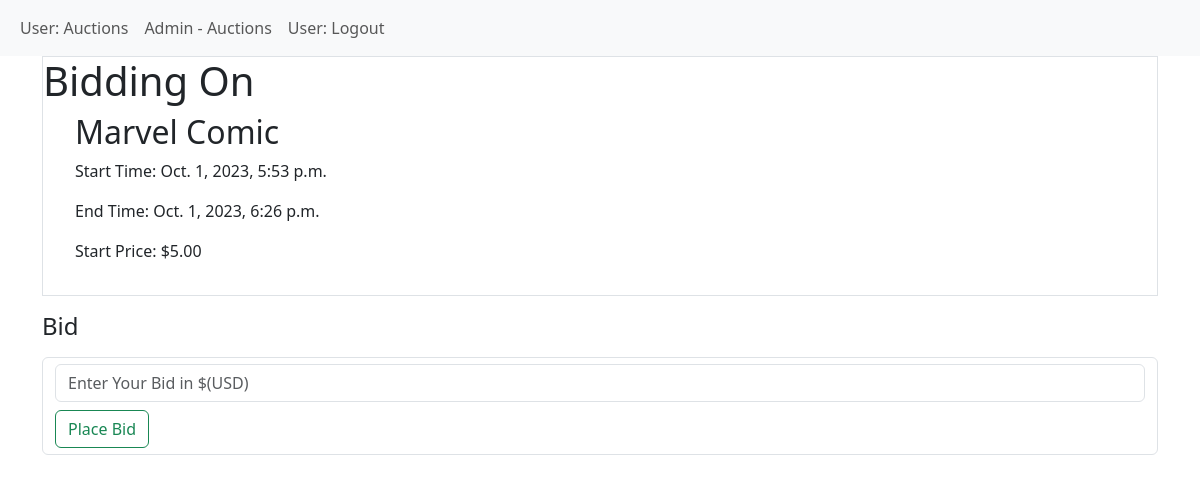
The app's page /auction/place_bid/2 (signed in) with its own data.
### auction/models.py (models this page shows, shortened)
class Auction(models.Model):
    start_time = models.DateTimeField()
    end_time = models.DateTimeField()
    start_price = models.DecimalField(max_digits=10, decimal_places=2)
    item_name = models.CharField(max_length=255)
    user = models.ForeignKey(User, on_delete=models.CASCADE, related_name='auctions_created')
    winner = models.ForeignKey(User, on_delete=models.SET_NULL, null=True, blank=True, related_name='auctions_won')
    is_active = models.BooleanField(default=True)

### auction/views.py (the view, shortened to what this page needs)
# urls.py: path('place_bid/<int:item_id>', views.place_bid, name='place_bid'),
def place_bid(request, item_id):
    item = Auction.objects.get(pk=item_id)
    return render(request, 'auction/placebid.html', {'item': item})

### auction/templates/auction/placebid.html (shortened to what this page needs)
{% extends "base.html" %}
{% block content %}
<div class="border mb-3">
    <h1>Bidding On</h1>
    <ul>
        <li class="list-group">
            <h2>{{ item.item_name }}</h2>
            <p>Start Time: {{ item.start_time }}</p>
            <p>End Time: {{ item.end_time }}</p>
            <p>Start Price: ${{ item.start_price }}</p>
        </li>
    </ul>
</div>
<div class="">
    <h4 class="mb-3">Bid</h4>
    <div>
        <form class="form-control" action="" method="POST">
            <input class="form-control mb-2" type="number" name="bid_amount" placeholder="Enter Your Bid in $(USD)">
            <input class="btn btn-outline-success" type="submit" value="Place Bid">
        </form>
    </div>
</div>
{% endblock %}

### records on screen
Auction: item_name "Marvel Comic", start_time "Oct. 1, 2023, 5:53 p.m.", end_time "Oct. 1, 2023, 6:26 p.m.", start_price "5.00"
